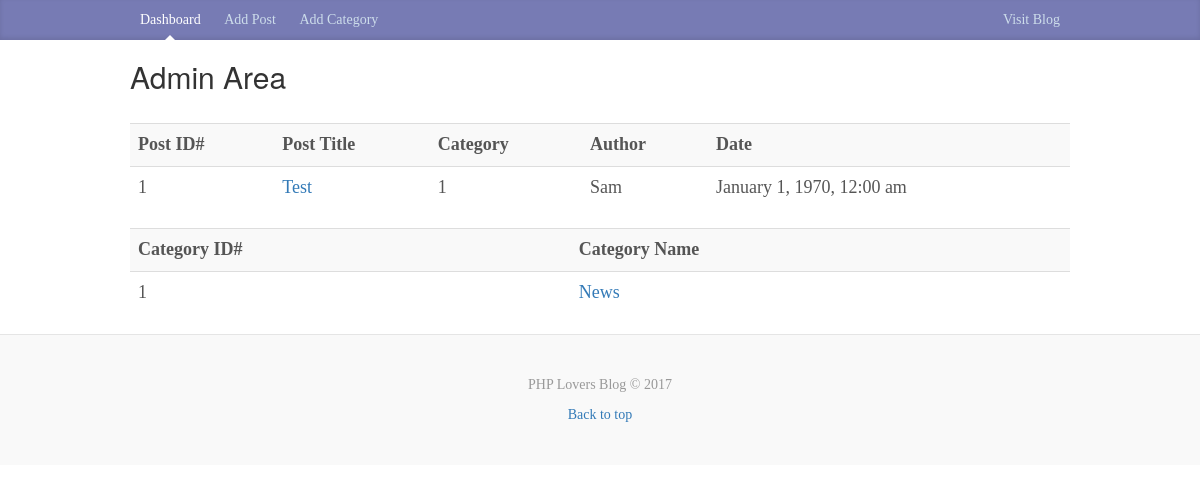
Screenshot of /public/blog/admin/index.php with the database file from the repository.
### tables this page shows
CREATE TABLE `posts` (
  `id` int(11) NOT NULL AUTO_INCREMENT,
  `title` varchar(255) DEFAULT NULL,
  `body` text,
  `category` int(11) DEFAULT NULL,
  `author` varchar(255) DEFAULT NULL,
  `tags` varchar(255) DEFAULT NULL,
  `date` timestamp NULL DEFAULT NULL,
  PRIMARY KEY (`id`)
);

CREATE TABLE `categories` (
  `id` int(11) NOT NULL AUTO_INCREMENT,
  `name` varchar(255) DEFAULT NULL,
  PRIMARY KEY (`id`)
);

### public/blog/libraries/Database.class.php (called while the page is built, shortened)
<?php
class Database
{
	public $host = DB_HOST;
	public $username = DB_USER;
	public $password = DB_PASS;
	public $db_name =DB_NAME;
	public $link;
	private function connect()
	{
		$this->link = new mysqli($this->host, $this->username, $this->password, $this->db_name);
	}
	public function select($query)
	{
		$result = $this->link->query($query) or die($this->link->error.__LINE__);
		if($result->num_rows > 0)
		{
			return $result;
		}
		else
		{
			return false;
		}
	}
}

### public/blog/helpers/format_helper.php (called while the page is built, shortened)
<?php
function formatDate($date)
{
	return date('F j, Y, g:i a', strtotime($date));
}
?>

### public/blog/admin/index.php (the view)
<?php include 'includes/header.php' ?>
<?php
    $db = new Database();
    $query = "
        SELECT posts.*, categories.name FROM posts
        INNER JOIN categories
        ON posts.category = categories.id
        ORDER BY posts.id DESC
    ";
    $posts = $db->select($query);
    $query = "SELECT * FROM categories
              ORDER BY id DESC
    ";
    $categories = $db->select($query);
?>
<table class="table table-striped">
  <tr>
      <th>Post ID#</th>
      <th>Post Title</th>
      <th>Category</th>
      <th>Author</th>
      <th>Date</th>
  </tr>
  <?php while($row = $posts->fetch_assoc()) : ?>
      <tr>
          <td><?php echo $row['id'] ?></td>
          <td><a href="edit_post.php?id=<?php echo $row['id'] ?>"><?php echo $row['title'] ?></a></td>
          <td><?php echo $row['category'] ?></td>
          <td><?php echo $row['author'] ?></td>
          <td><?php echo formatDate($row['date']) ?></td>
      </tr>
  <?php endwhile ?>
</table>
<table class="table table-striped">
  <tr>
      <th>Category ID#</th>
      <th>Category Name</th>
  </tr>
  <?php while($row = $categories->fetch_assoc()) : ?>
      <tr>
          <td><?php echo $row['id'] ?></td>
          <td><a href="edit_category.php?id=<?php echo $row['id'] ?>"><?php echo $row['name'] ?></a></td>
      </tr>
  <?php endwhile; ?>
</table>
<?php include 'includes/footer.php' ?>

### public/blog/admin/includes/header.php (shortened to what this page needs)
<?php include '../helpers/format_helper.php' ?>
<?php include '../libraries/Database.class.php' ?>
<!DOCTYPE html>
<html lang="en">
<head>
    <link href="../css/bootstrap.css" rel="stylesheet">
    <link href="../css/custom.css" rel="stylesheet">
</head>
<body>
    <div class="blog-masthead">
        <div class="container">
            <nav class="blog-nav">
                <a class="blog-nav-item active" href="index.php">Dashboard</a>
                <a class="blog-nav-item" href="add_post.php">Add Post</a>
                <a class="blog-nav-item" href="add_category.php">Add Category</a>
                <a class="blog-nav-item pull-right" href="../index.php">Visit Blog</a>
            </nav>
        </div>
    </div>
    <div class="container">
        <div class="blog-header">
            <h2>Admin Area</h2>
        </div>
        <div class="row">
            <div class="col-sm-12 blog-main">

### public/blog/admin/includes/footer.php (shortened to what this page needs)
            </div>
        </div>
    </div>
    <footer class="blog-footer">
        <p>PHP Lovers Blog &copy; 2017</p>
        <p>
            <a href="#">Back to top</a>
        </p>
    </footer>
</body>
</html>

### public/blog/css/custom.css (style rules this page uses)
body { font-family: Georgia, "Times New Roman", Times, serif; color: #555; }
h1, h2, h3, h4, h5, h6 { margin-top: 0; font-family: "Helvetica Neue", Helvetica, Arial, sans-serif; font-weight: normal; color: #333; }
@media (min-width: 1200px) { .container { width: 970px; } }
.blog-masthead { background-color: #777bb4; -webkit-box-shadow: inset 0 -2px 5px rgba(0,0,0,.1); box-shadow: inset 0 -2px 5px rgba(0,0,0,.1); }
.blog-nav-item { position: relative; display: inline-block; padding: 10px; font-weight: 500; color: #cdddeb; }
.blog-nav .active { color: #fff; }
.blog-nav .active:after { position: absolute; bottom: 0; left: 50%; width: 0; height: 0; margin-left: -5px; vertical-align: middle; content: " "; border-right: 5px solid transparent; border-bottom: 5px solid; border-left: 5px solid transparent; }
.blog-header { padding-top: 20px; padding-bottom: 20px; }
.blog-main { font-size: 18px; line-height: 1.5; }
.blog-footer { padding: 40px 0; color: #999; text-align: center; background-color: #f9f9f9; border-top: 1px solid #e5e5e5; }
.blog-footer p:last-child { margin-bottom: 0; }

### rows the page displays
posts: id "1", title "Test", category "1", author "Sam", date "January 1, 1970, 12:00 am"
categories: id "1", name "News"
